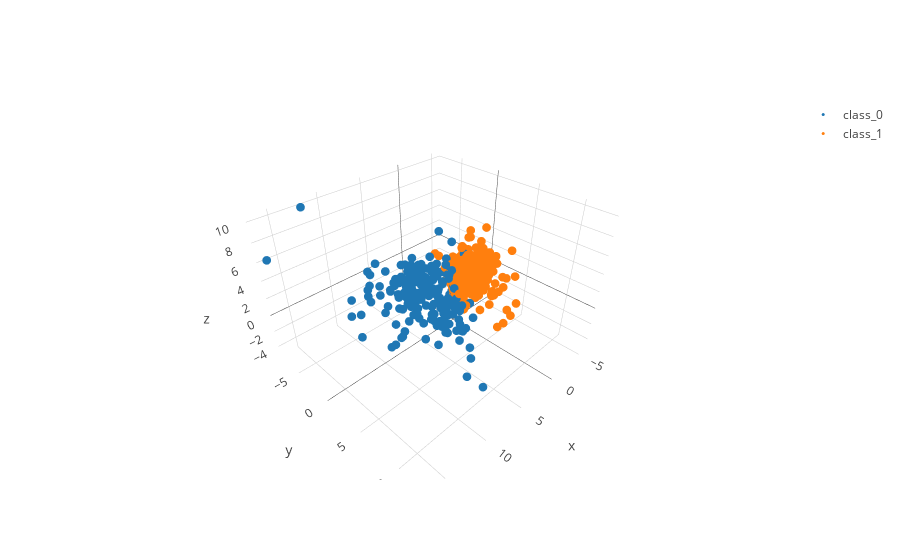

The notebook cell this image was saved under:
### Code cell
data = []
for i in [0, 1]:
    trace = go.Scatter3d(x = comp_df[comp_df["target"] == i][0],
                         y = comp_df[comp_df["target"] == i][1],
                         z = comp_df[comp_df["target"] == i][2],
                         mode = 'markers',
                         name = "class_{}".format(i),
                         marker = dict(size = 3))
    data.append(trace)

figure = dict(data=data)
iplot(figure)

### Figure 1 — Plotly figure (JSON) as saved in the notebook; plotly's stock layout.template omitted (floating-point values rounded to 4 significant figures; data arrays with more than 128 entries replaced by an {"elided": "..."} marker saying what was removed)
{"data": [{"marker": {"size": 3}, "mode": "markers", "name": "class_0", "type": "scatter3d", "uid": "7cc85f5b-c46c-46aa-b107-9e1c47f8df8d", "x": {"elided": "212 float values"}, "y": {"elided": "212 float values"}, "z": {"elided": "212 float values"}}, {"marker": {"size": 3}, "mode": "markers", "name": "class_1", "type": "scatter3d", "uid": "fea40e11-ea22-47ba-a75b-d3154727ce75", "x": {"elided": "357 float values"}, "y": {"elided": "357 float values"}, "z": {"elided": "357 float values"}}], "layout": {}}
